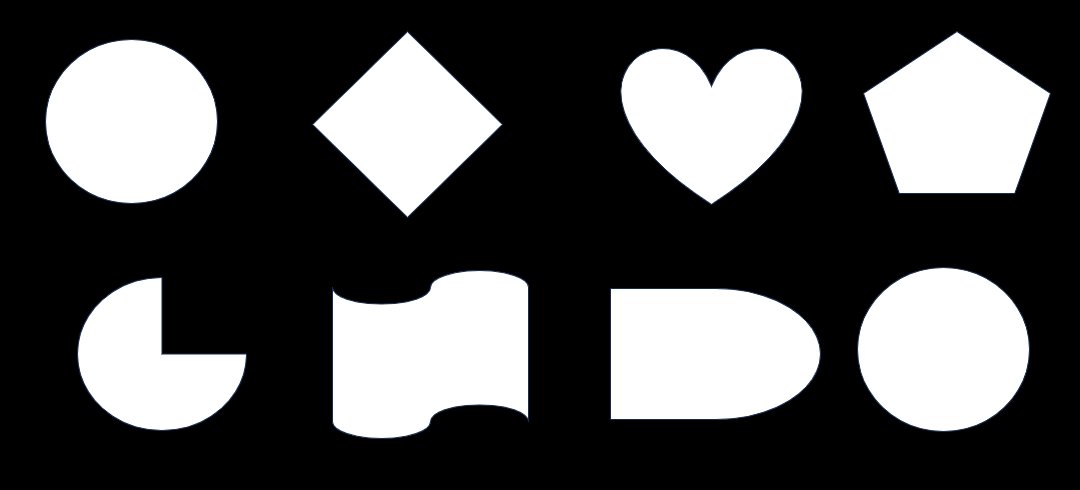
#> input picture images/26.png, 1080 x 490 px
$ jupyter execute --allow-errors Validation_v2.ipynb
#> lines starting #> are read from the running program, lines starting #| are printed output that depends on the picture; after the words box and inside, x2 and y2 are one past the last pixel; in counts of white or black regions, pixels touching at a corner belong together
[cell 1]
import cv2
import numpy as np
from skimage.measure import label, regionprops
import os
# import parameters as params


# from components import *
from skimage import measure
import matplotlib.pyplot as plt

from fourier import *
from utility import *

def read_input(path):
    img = cv2.imread(path)
    img = img[:,:,0]
    print('img shape: ',img.shape)
    return img

def denoised(img):
    denoised_img = cv2.fastNlMeansDenoising(img,None,30,7,30)
#     cv2.imwrite(os.path.join(output_path, 'denoised.jpg'),denoised_img)
    return denoised_img

def binarized(img, threshold = -1):
    th, img_th = cv2.threshold(img, 0, 255, cv2.THRESH_BINARY+cv2.THRESH_OTSU)
    print(' OT threshold: ',th)
    #print('threshold using: ',th+10)
    th, img_th = cv2.threshold(img, th+10, 255 , cv2.THRESH_BINARY)
    #cv2.imwrite(os.path.join(output_path,'binarized.jpg'),img_th)
    #print('threshold using: ',th)
    return img_th, th

def pre_processing(path):
    img = read_input(path)
    img_denoised = denoised(img)
    img_bin, th = binarized(img_denoised)
    return img, img_denoised, img_bin, th

class shape_packet:
    packet_type = 0
    bbox = (0,0,0,0)
    blob_img = []
    centroid = []

    def __init__(self):
        self.horizontal_threshold = 20

    # [20 lines left out: function set_centroid, not called in this run]

    def __eq__(self, other):
        return self.centroid == other.centroid

    # [10 lines left out: function __lt__, not called in this run]


class window_partial_cells:
    # [9 lines left out: function __init__, not called in this run]

    type_1_pkts = []
    type_2_pkts = []
    type_3_pkts = []
    type_4_pkts = []
    type_5_pkts = []
    type_6_pkts = []
    type_7_pkts = []
    type_8_pkts = []

def connected_components(img):
    lbl = label(img)
    blobs = regionprops(lbl)
    return blobs
# [4 lines left out: function my_preprocessing, not called in this run]

[cell 2]
# import os
# print('Number of CPUs in the system: {}'.format(os.cpu_count()))

[cell 3]
layout_name = "26.png"  # Replace with your image path

layout_path = os.path.join( os.getcwd(), 'images', layout_name)
layout = read_input(layout_path)
#> in read_input, img is the input picture: shape (490, 1080, 3); mean B, G, R 80.7, 80.4, 80.2
#| img shape:  (490, 1080)

im_row_length, im_col_length = layout.shape
#> im_row_length = 490; im_col_length = 1080
num_window_row = 2
num_window_col = 3
win_row_length = int(im_row_length/num_window_row)
#> win_row_length = 245
win_col_length = int(im_col_length/num_window_col)
#> win_col_length = 360

total_windows = num_window_row*num_window_col

print(win_row_length, win_col_length)
#| 245 360

[cell 4]
# Windowing
window_partial_cells_container = []
Windows = []
shape_pkts = []

#> (the rest of this cell did not finish here and is left out)

#> (a cell that did not finish here is left out)

[cell 6]
# packet sorting

# shape_pkts_sorted = sorted(shape_pkts, key=lambda obj: (obj.centroid[0], obj.centroid[1]))

shape_pkts_sorted = sorted(shape_pkts)

[cell 7]
# packet validation

for pkt in shape_pkts_sorted:
    # contour = detect_contour(filled_image)
    img = pkt.blob_img.astype(np.uint8) * 255
    contour, _ = cv2.findContours(img, cv2.RETR_EXTERNAL, cv2.CHAIN_APPROX_SIMPLE)
    gx,gy = sample_polygon_uniformly(contour[0],50)
    contour_sampled = np.column_stack((gx, gy)).astype(np.int32)
    # [7 lines of commented-out code are left out]
    f_descriptors = fourier_descriptors(contour_sampled)

[cell 8]
for pkt in shape_pkts_sorted:
    plt.imshow(pkt.blob_img)
    plt.show()
    # print(pkt.centroid)

[cell 9]
print(len(window_partial_cells_container))
print(len(shape_pkts))

#> (a cell that did not finish here is left out)

#> (a cell that did not finish here is left out)

#> (a cell that did not finish here is left out)

[cell 13]
for pkt in shape_pkts:
    # plt.imshow(pkt.blob_img)
    # plt.show()
    print(pkt.centroid)
    # print(pkt.bbox)
    # (min_row, min_col, max_row, max_col) = pkt.bbox
    # print(pkt.blob_img.shape)
    # print(max_row-min_row, max_col-min_col)

[cell 14]
shape_pkts = []

## window starts
layout_path = "1.png"  # Replace with your image path
layout, layout_denoised, layout_bin, th = pre_processing(layout_path)
#> call 2 of read_input, with path = '1.png'
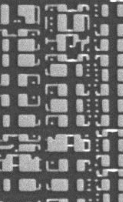
#> input picture images/1.png, 123 x 202 px, found by its file name
#> in read_input, img is the input picture: shape (202, 123, 3); mean B, G, R 112.8, 112.8, 112.8
#| img shape:  (202, 123)
#> in denoised, `denoised_img = cv2.fastNlMeansDenoising(img,None,30,7,30)`:
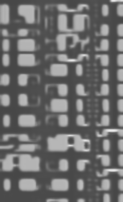
#> denoised_img: shape (202, 123); min 70, max 238, mean 110.4
#> in binarized, `th, img_th = cv2.threshold(img, 0, 255, cv2.THRESH_BINARY+cv2.THRESH_O..`:
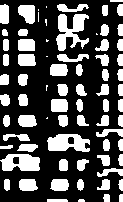
#> img_th: shape (202, 123); 31.4% white; 74 white regions (10 under 20 px), largest, box (x1, y1, x2, y2) and area: (56, 14, 89, 51) 674, (47, 134, 90, 152) 553, (0, 154, 40, 171) 522
#> in binarized, `th, img_th = cv2.threshold(img, 0, 255, cv2.THRESH_BINARY+cv2.THRESH_O..`: th = 125
#|  OT threshold:  125.0
#> in binarized, `th, img_th = cv2.threshold(img, th+10, 255 , cv2.THRESH_BINARY)`:
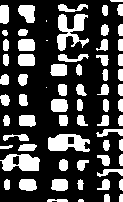
#> img_th: shape (202, 123); 28.6% white; 68 white regions (4 under 20 px)
#> in binarized, `th, img_th = cv2.threshold(img, th+10, 255 , cv2.THRESH_BINARY)`: th = 135
#> th = 135
blobs_layout = connected_components(layout_bin)
#> in connected_components, `lbl = label(img)`:
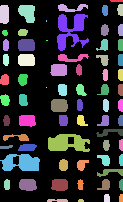
#> lbl: shape (202, 123) int64; 69 distinct labels, from 0 to 68; one colour per label, 0 black
#> in connected_components, `blobs = regionprops(lbl)`: blobs = 68 regions; largest, box (x1, y1, x2, y2) and area: (57, 14, 89, 51) 601, (48, 134, 90, 152) 530, (0, 154, 40, 171) 485, (18, 5, 35, 23) 232, (51, 99, 68, 112) 204
#> blobs_layout has the same summary as blobs in connected_components

win_row, win_col = layout_bin.shape
#> win_row = 202; win_col = 123
print(win_row, win_col)
#| 202 123

type_1_pkts = []
type_2_pkts = []
type_3_pkts = []
type_4_pkts = []
type_5_pkts = []
type_6_pkts = []
type_7_pkts = []
type_8_pkts = []

for blob in blobs_layout:
    img = blob.image
    # plt.imshow(img)
    # plt.show()
    (min_row, min_col, max_row, max_col) = blob.bbox
    pkt = shape_packet()

    # define class id

    if (max_col == win_col):
        pkt.packet_type = 1

    # copy other properties

    shape_pkts.append(pkt)
#> this loop made 68 passes
#> (min_row, min_col, max_row, max_col) on passes 1, 2, 3, 4, 5, 6, 7, 9, 10, 11, 12, 13: (0, 110, 2, 123), (4, 58, 12, 88), (4, 117, 16, 123), (5, 0, 24, 9), (5, 18, 23, 35), (5, 102, 16, 108), (14, 57, 51, 89), (24, 101, 36, 109), (24, 118, 36, 123), (29, 18, 36, 28), (30, 2, 36, 8), (39, 3, 51, 9)
#> (img, min_row, min_col, max_row, max_col) on passes 8, 17, 33: ([True, True], 20, 46, 22, 47), ([[True, True]], 40, 46, 41, 48), ([True], 87, 46, 88, 47)
#> after the loop, shape_pkts = 68 items


    # pkt.packet_type = 2
    # print(pkt.packet_type)
